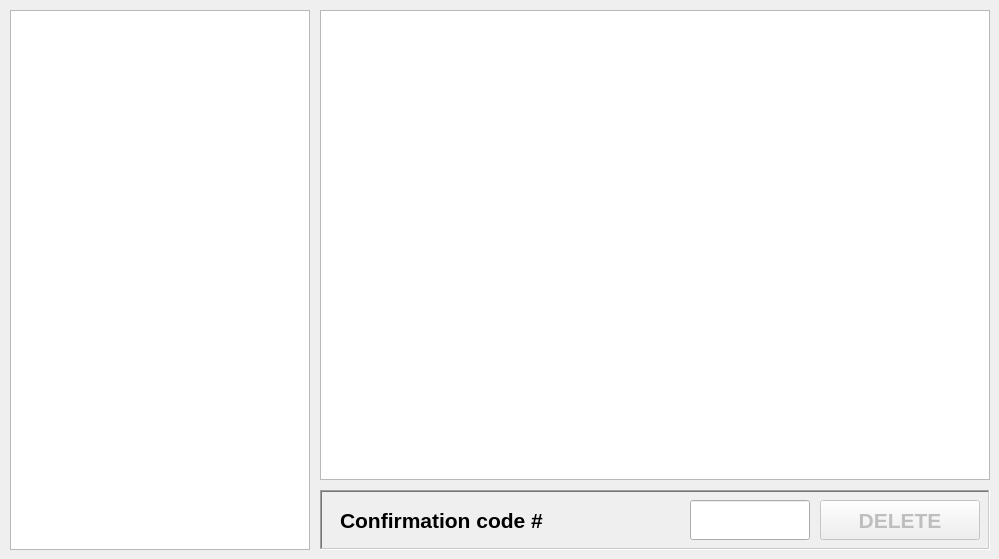
    <widget class="QWidget" name="Delete">
     <attribute name="title">
      <string>&amp;Delete</string>
     </attribute>
     <widget class="QListWidget" name="Delete_List">
      <property name="geometry">
       <rect>
        <x>10</x>
        <y>10</y>
        <width>300</width>
        <height>540</height>
       </rect>
      </property>
      <property name="font">
       <font>
        <family>Monospace</family>
        <pointsize>16</pointsize>
        <weight>50</weight>
        <bold>false</bold>
       </font>
      </property>
      <property name="styleSheet">
       <string notr="true"/>
      </property>
      <property name="horizontalScrollBarPolicy">
       <enum>Qt::ScrollBarAlwaysOff</enum>
      </property>
     </widget>
     <widget class="QPushButton" name="DELETE">
      <property name="enabled">
       <bool>false</bool>
      </property>
      <property name="geometry">
       <rect>
        <x>820</x>
        <y>500</y>
        <width>160</width>
        <height>40</height>
       </rect>
      </property>
      <property name="font">
       <font>
        <pointsize>16</pointsize>
        <weight>75</weight>
        <bold>true</bold>
       </font>
      </property>
      <property name="text">
       <string>DELETE</string>
      </property>
     </widget>
     <widget class="QLabel" name="Check_Delete">
      <property name="geometry">
       <rect>
        <x>570</x>
        <y>500</y>
        <width>120</width>
        <height>40</height>
       </rect>
      </property>
      <property name="font">
       <font>
        <pointsize>16</pointsize>
        <weight>75</weight>
        <bold>true</bold>
       </font>
      </property>
      <property name="styleSheet">
       <string notr="true"/>
      </property>
      <property name="text">
       <string/>
      </property>
      <property name="alignment">
       <set>Qt::AlignCenter</set>
      </property>
     </widget>
     <widget class="QLineEdit" name="Re_Check_Delete">
      <property name="geometry">
       <rect>
        <x>690</x>
        <y>500</y>
        <width>120</width>
        <height>40</height>
       </rect>
      </property>
      <property name="font">
       <font>
        <pointsize>16</pointsize>
        <weight>75</weight>
        <bold>true</bold>
       </font>
      </property>
      <property name="styleSheet">
       <string notr="true"/>
      </property>
      <property name="alignment">
       <set>Qt::AlignCenter</set>
      </property>
     </widget>
     <widget class="QLabel" name="label_4">
      <property name="geometry">
       <rect>
        <x>340</x>
        <y>500</y>
        <width>270</width>
        <height>40</height>
       </rect>
      </property>
      <property name="font">
       <font>
        <pointsize>16</pointsize>
        <weight>75</weight>
        <bold>true</bold>
       </font>
      </property>
      <property name="styleSheet">
       <string notr="true"/>
      </property>
      <property name="text">
       <string>Confirmation code #</string>
      </property>
      <property name="alignment">
       <set>Qt::AlignLeading|Qt::AlignLeft|Qt::AlignVCenter</set>
      </property>
     </widget>
     <widget class="QFrame" name="frame">
      <property name="geometry">
       <rect>
        <x>320</x>
        <y>490</y>
        <width>670</width>
        <height>60</height>
       </rect>
      </property>
      <property name="styleSheet">
       <string notr="true"/>
      </property>
      <property name="frameShape">
       <enum>QFrame::WinPanel</enum>
      </property>
      <property name="frameShadow">
       <enum>QFrame::Sunken</enum>
      </property>
      <property name="lineWidth">
       <number>2</number>
      </property>
     </widget>
     <widget class="QTextEdit" name="Delete_Info_Details">
      <property name="geometry">
       <rect>
        <x>320</x>
        <y>10</y>
        <width>670</width>
        <height>470</height>
       </rect>
      </property>
      <property name="font">
       <font>
        <family>Monospace</family>
        <pointsize>10</pointsize>
        <weight>50</weight>
        <bold>false</bold>
       </font>
      </property>
      <property name="styleSheet">
       <string notr="true"/>
      </property>
      <property name="readOnly">
       <bool>true</bool>
      </property>
      <property name="html">
       <string>&lt;!DOCTYPE HTML PUBLIC &quot;-//W3C//DTD HTML 4.0//EN&quot; &quot;http://www.w3.org/TR/REC-html40/strict.dtd&quot;&gt;
&lt;html&gt;&lt;head&gt;&lt;meta name=&quot;qrichtext&quot; content=&quot;1&quot; /&gt;&lt;style type=&quot;text/css&quot;&gt;
p, li { white-space: pre-wrap; }
&lt;/style&gt;&lt;/head&gt;&lt;body style=&quot; font-family:'Monospace'; font-size:10pt; font-weight:400; font-style:normal;&quot;&gt;
&lt;p style=&quot;-qt-paragraph-type:empty; margin-top:12px; margin-bottom:12px; margin-left:0px; margin-right:0px; -qt-block-indent:0; text-indent:0px;&quot;&gt;&lt;br /&gt;&lt;/p&gt;&lt;/body&gt;&lt;/html&gt;</string>
      </property>
     </widget>
     <zorder>frame</zorder>
     <zorder>Delete_List</zorder>
     <zorder>DELETE</zorder>
     <zorder>Check_Delete</zorder>
     <zorder>Re_Check_Delete</zorder>
     <zorder>label_4</zorder>
     <zorder>Delete_Info_Details</zorder>
    </widget>
